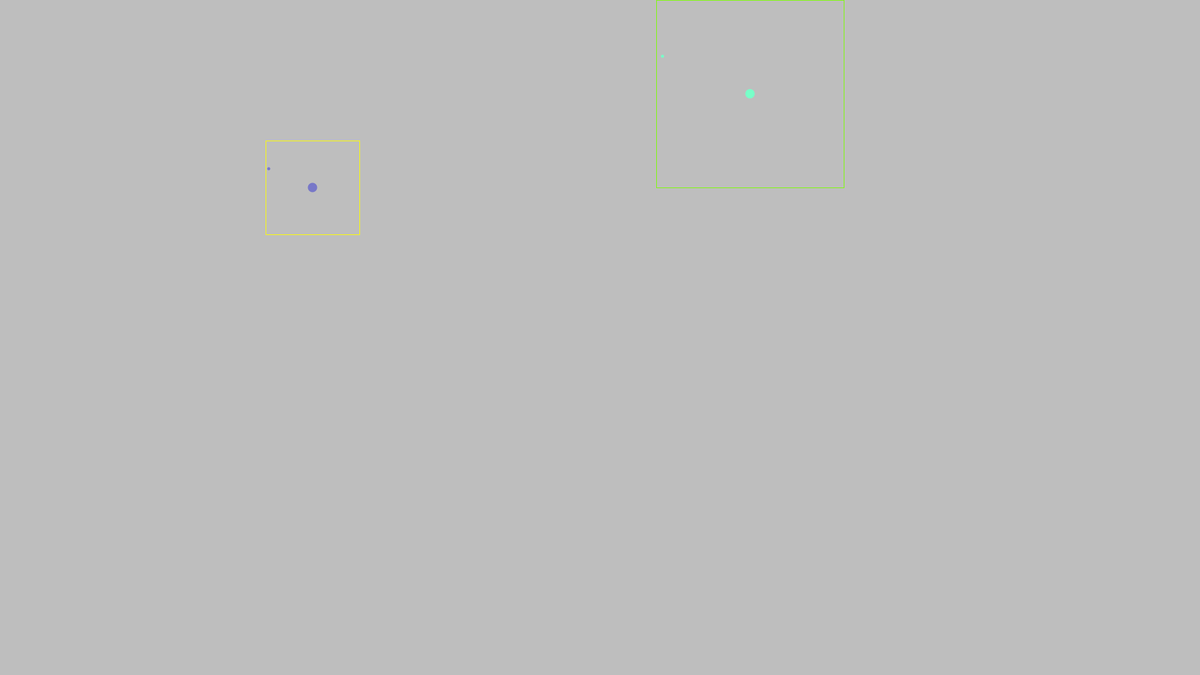
Frame 1 (no input)
Frame 60 (the mouse pressed at the canvas centre just before this capture): identical to frame 1, image omitted
Frame 120 (the mouse held since frame 60 and released just before this capture): identical to frame 1, image omitted

The Processing sketch that drew this single still picture (run headless with seeded random() and noise(); from frame 60 on, the mouse is pressed at the canvas centre):

// Processing sketch: scaling_zooming
// ── scaling_zooming.pde
 /**
 * Scale 
 * by Denis Grutze. 
 * 
 * Paramenters for the scale() function are values specified 
 * as decimal percentages. For example, the method call scale(2.0) 
 * will increase the dimension of the shape by 200 percent. 
 * Objects always scale from the origin. 
 */

float a = 0.0;
float s = 0.0;

float px = 500;
float py = 300;
PVector p = new PVector(px, py);

float n1x = 430;
float n1y = 270;
PVector n1 = new PVector(n1x, n1y);

float w = 300;
float h = w;

float fx = 1200;
float fy = w/2;
PVector f = new PVector(fx, fy);


float r = 150;

float pSize = 5;

void setup() {
  size(1920, 1080);
  frameRate(30);
}

void draw() {
  background(190);

  pushStyle();
  pushMatrix();
  rectMode(CENTER);
  stroke(255, 255, 0); // yellow
  noFill();
  rect(p.x, p.y, r, r);  

  fill(120,120,200);
  noStroke();
  ellipse(p.x,p.y, pSize * 3, pSize * 3);
  
  ellipse(n1.x, n1.y, pSize, pSize);

  //translate(fx - px, fy - py);
  //scale(w/r,h/r); 
  
  stroke(123, 255, 0); // yellow
  noFill();
  rectMode(CENTER);
  //rect(p.x, p.y, r, r);  
  rect(translatedX(p.x), translatedY(p.y), (w), (h));
  
  fill(120,255,200);
  noStroke();
  
  //ellipse(p.x,p.y, pSize * 3, pSize * 3);
  ellipse(translatedX(p.x),translatedY(p.y), (pSize * 3), (pSize * 3));
  
  //ellipse(n1.x, n1.y, pSize, pSize);
  ellipse(translatedX(n1.x), translatedY(n1.y), pSize, pSize);

  //translate(fx - px, fy - py);
  //scale(w/r,h/r); 
  
  
  
  popMatrix();
  popStyle();
}

float translatedX(float x) {
  return ((w * (x - px)) / r) + fx;
}
float translatedY(float y) {
  return ((h * (y - py)) / r) + fy;
}
